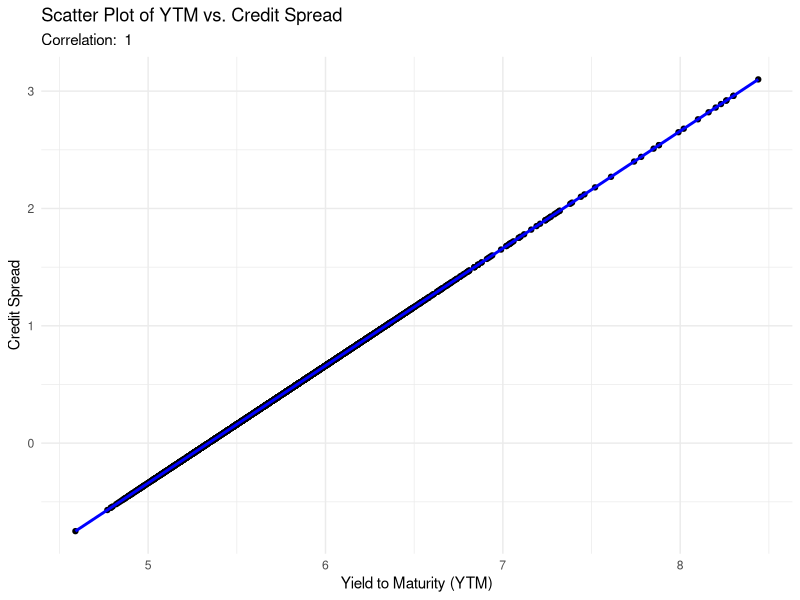
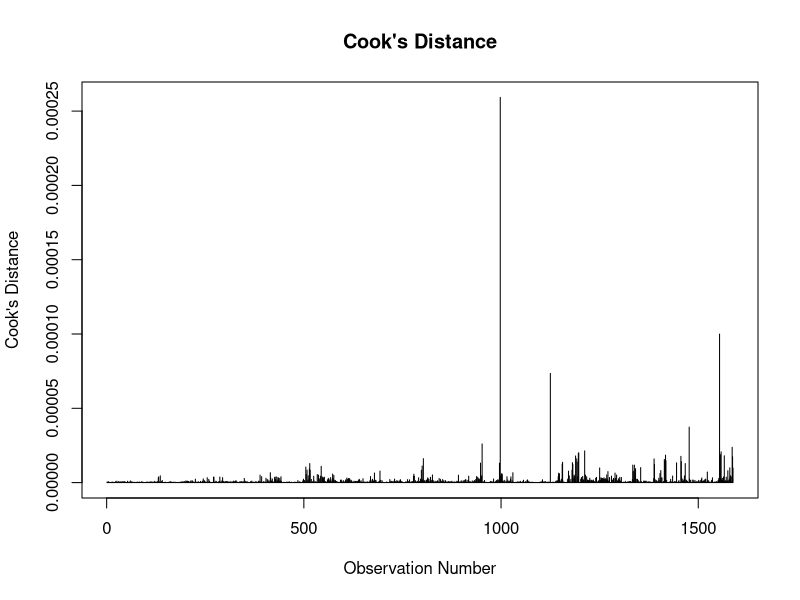

The R source for these figures, in order:
## ---- chunk 1
credit_risk_data <- read.csv("credit_risk_data.csv")
## ---- chunk 2
library(dplyr)
library(caret)
library(ggplot2)
## ---- chunk 3
credit_spread_mod <- lm(credit_spread ~ Sector + Duration + marketCapitalization + score + BB_COMPOSITE + debt_to_assets + debt_to_equity + int_coverage + cash_coverage + current_ratio + cash_ratio + roa + ebitda_margin + debt_service_coverage + score * Sector + debt_to_assets * Sector, data=credit_risk_data)
summary(credit_spread_mod)
## ---- chunk 4
credit_spread_mod2 <- lm(credit_spread ~ Sector + Duration + marketCapitalization + score + BB_COMPOSITE + debt_to_assets + debt_to_equity + cash_coverage + roa + ebitda_margin, data=credit_risk_data)
summary(credit_spread_mod2)
## ---- chunk 5
#RFE to select top variables correlated with price
# Select numeric columns only
numeric_data <- credit_risk_data %>%
  select_if(is.numeric)
head(numeric_data)
# Specify the outcome and predictor variables
outcome <- "credit_spread"
#avoid varibales with high collinearity
exclude_columns <- c("credit_spread")
predictors <- setdiff(names(numeric_data), exclude_columns)  # All numeric columns except for the outcome

# Define the control using a linear model (lm), a 10-fold CV, and using the RMSE to choose the best model
ctrl <- rfeControl(functions=lmFuncs, method="cv", number=10)

# Use RFE on the numeric data
results <- rfe(numeric_data[, predictors], numeric_data[, outcome], sizes=c(1:length(predictors)), rfeControl=ctrl)

# Print results
print(results)
## ---- chunk 6
credit_spread_modrfe <- lm(credit_spread ~ YTM.... + roa + ebitda_margin, data=credit_risk_data)
summary(credit_spread_modrfe)
## ---- chunk 7
# Calculate the correlation
correlation <- cor(credit_risk_data$YTM, credit_risk_data$credit_spread)
print(paste("Correlation coefficient: ", correlation))

# Plot using ggplot2
ggplot(credit_risk_data, aes(x = YTM...., y = credit_spread)) +
  geom_point() +
  geom_smooth(method = "lm", color = "blue") +
  theme_minimal() +
  labs(title = "Scatter Plot of YTM vs. Credit Spread",
       subtitle = paste("Correlation: ", round(correlation, 2)),
       x = "Yield to Maturity (YTM)",
       y = "Credit Spread")
## ---- chunk 8
#RFE to select top variables correlated with price
# Select numeric columns only
numeric_data <- credit_risk_data %>%
  select_if(is.numeric)
head(numeric_data)
# Specify the outcome and predictor variables
outcome <- "credit_spread"
#avoid varibales with high collinearity
exclude_columns <- c("credit_spread", "YTM....")
predictors <- setdiff(names(numeric_data), exclude_columns)  # All numeric columns except for the outcome

# Define the control using a linear model (lm), a 10-fold CV, and using the RMSE to choose the best model
ctrl <- rfeControl(functions=lmFuncs, method="cv", number=10)

maxVariablesToConsider <- min(10, length(predictors)) # Ensure we don't exceed the total number of available predictors
results <- rfe(numeric_data[, predictors], numeric_data[, outcome], 
               sizes=seq(1, maxVariablesToConsider), rfeControl=ctrl)

# Print results
print(results)
## ---- chunk 9
## top 5 influential variables for credit spread as calculated by RFE

credit_spread_rfe2 <- lm(credit_spread ~ roa + ebitda_margin + debt_to_assets + operating_profit_margin + positiveScore, data=credit_risk_data)
summary(credit_spread_rfe2)
## ---- chunk 10
credit_risk_data$BB_COMPOSITE <- factor(credit_risk_data$BB_COMPOSITE, levels = c('AAA', 'AA+', 'AA', 'AA-', 'A+', 'A', 'A-', 'BBB+', 'BBB', 'BBB-', 'BB+'))
## ---- chunk 11
credit_spread_com <- lm(credit_spread ~ Duration + marketCapitalization + BB_COMPOSITE + roa + ebitda_margin + debt_to_assets + operating_profit_margin + score + debt_service_coverage + score * Sector + debt_to_assets * Sector, data=credit_risk_data)
summary(credit_spread_com)
## ---- chunk 12
h <- hatvalues(credit_spread_com)
residuals_sq <- residuals(credit_spread_com, type = "pearson")^2
cooksd <- residuals_sq * h / (df.residual(credit_spread_com) * (1 - h))
head(cooksd)
## ---- chunk 13
#cook's distance
plot(cooksd, type="h", main="Cook's Distance", ylab="Cook's Distance", xlab="Observation Number")
abline(h = 4*mean(cooksd, na.rm=T), col="red")  # threshold line
max_cooks <- max(cooksd, na.rm = TRUE)
threshold <- 4 * mean(cooksd, na.rm = TRUE)

#cat("Maximum Cook's Distance:", max_cooks, "\n")
#cat("Threshold Value:", threshold, "\n")
#infinite_indices <- which(is.infinite(cooksd_logistic))
#print(infinite_indices)
#finance[infinite_indices, ]
n <- length(cooksd)
threshold <- 4/n

influential_points <- which(cooksd > threshold)
print(influential_points)
